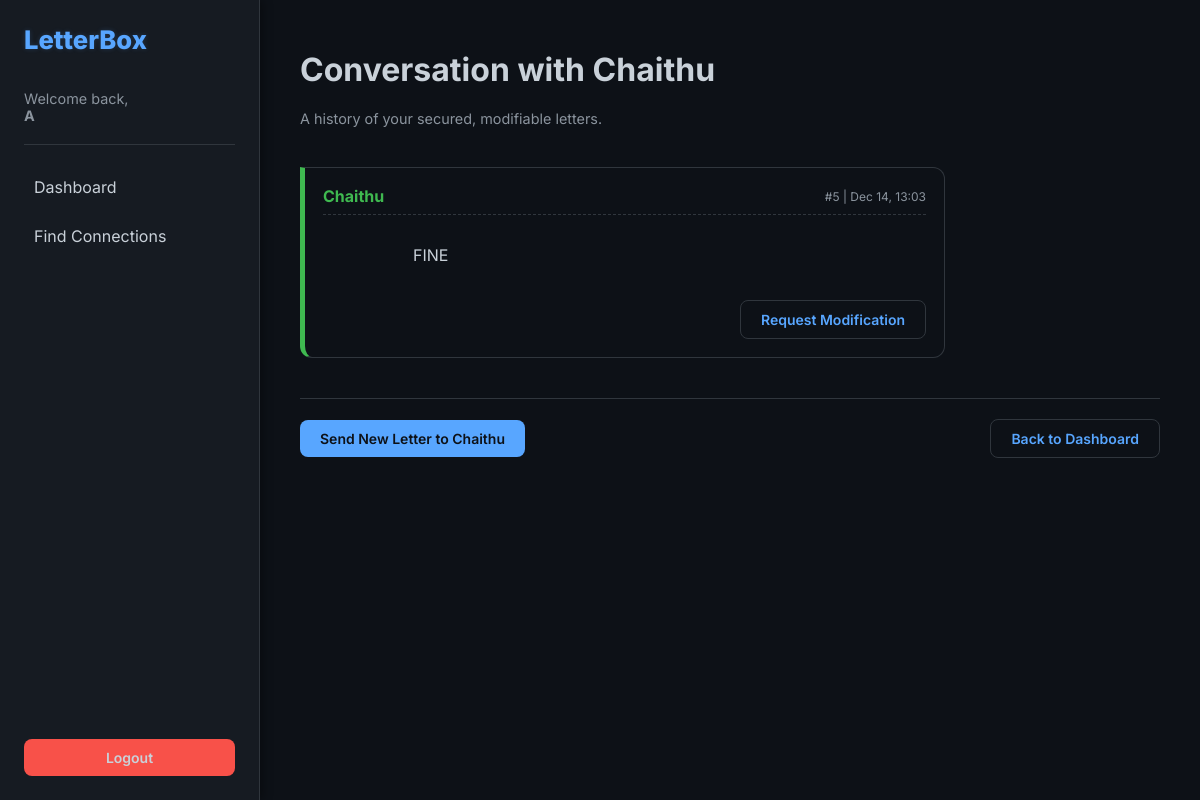
Screenshot of /conversation/1/ (signed in) with the database file from the repository.
### letters/models.py (models this page shows, shortened)
class Letter(models.Model):
    sender = models.ForeignKey(
        User, related_name="sent_letters", on_delete=models.CASCADE
    )
    receiver = models.ForeignKey(
        User, related_name="received_letters", on_delete=models.CASCADE
    )
    created_at = models.DateTimeField(auto_now_add=True)
    def approved_version(self):
        return (
            self.versions.filter(is_approved=True)
            .order_by("-created_at")
            .first()
        )

class LetterVersion(models.Model):
    letter = models.ForeignKey(
        Letter, related_name="versions", on_delete=models.CASCADE
    )
    content = models.TextField()
    created_by = models.ForeignKey(
        User, on_delete=models.CASCADE
    )
    is_approved = models.BooleanField(default=False)
    created_at = models.DateTimeField(auto_now_add=True)

### letters/views_ui.py (the view)
# urls.py: path("conversation/<int:user_id>/", views_ui.conversation, name="conversation"),
@login_required
def conversation(request, user_id):
    other = get_object_or_404(User, id=user_id)
    letters = Letter.objects.filter(
        sender__in=[request.user, other],
        receiver__in=[request.user, other]
    ).order_by("created_at")
    return render(request, "letters/conversation.html", {
        "letters": letters,
        "other": other
    })

### letters/templates/letters/conversation.html (shortened to what this page needs)
{% extends "letters/base.html" %}
{% block content %}
<div class="content-header">
    <h1>Conversation with {{ other.username }}</h1>
    <p class="text-muted">A history of your secured, modifiable letters.</p>
</div>
<div class="message-container">
    {% for letter in letters %}
        {% if letter.sender == user %}
            <div class="message-card fade-in message-sent">
                <div style="display: flex; justify-content: space-between; align-items: center; margin-bottom: 10px; padding-bottom: 8px; border-bottom: 1px dashed var(--border);">
                    <strong style="font-size: 1em; color: var(--accent);">You</strong>
                    <span class="text-muted" style="font-size: 0.75em;">
                        #{{ letter.id }} | {{ letter.created_at|date:"M d, H:i" }}
                        {% if letter.pending_modifications %}
                            <span class="status pending" style="margin-left: 5px; color: var(--text);">MOD PENDING</span>
                        {% endif %}
                    </span>
                </div>
                <div style="white-space: pre-wrap; margin-bottom: 15px;">
                    {{ letter.approved_version.content }}
                </div>
            </div>
        {% else %}
            <div class="message-card fade-in message-received">
                <div style="display: flex; justify-content: space-between; align-items: center; margin-bottom: 10px; padding-bottom: 8px; border-bottom: 1px dashed var(--border);">
                    <strong style="font-size: 1em; color: var(--success);">{{ letter.sender.username }}</strong>
                    <span class="text-muted" style="font-size: 0.75em;">
                        #{{ letter.id }} | {{ letter.created_at|date:"M d, H:i" }}
                    </span>
                </div>
                <div style="white-space: pre-wrap; margin-bottom: 15px;">
                    {{ letter.approved_version.content }}
                </div>
                <div style="margin-top: 15px; text-align: right;">
                    <a href="{% url 'modify' letter.id %}" class="btn btn-ghost">Request Modification</a>
                </div>
            </div>
        {% endif %}
    {% empty %}
        <p class="text-muted" style="text-align: center; padding: 50px; background: var(--card); border-radius: 12px; border: 1px solid var(--border);">
            No letters yet in this conversation. Start a new one!
        </p>
    {% endfor %}
</div>
<div style="margin-top: 40px; border-top: 1px solid var(--border); padding-top: 20px; display: flex; justify-content: space-between; align-items: center; max-width: 900px; margin: 40px auto 0;">
    <a href="{% url 'send_letter' other.id %}" class="btn btn-primary">Send New Letter to {{ other.username }}</a>
    <a href="{% url 'dashboard' %}" class="btn btn-ghost">Back to Dashboard</a>
</div>
{% endblock %}

### letters/templates/letters/base.html (shortened to what this page needs)
<!DOCTYPE html>
<html lang="en">
<head>
</head>
<body>
{% if user.is_authenticated %}
    <div class="sidebar">
        <div class="logo">LetterBox</div>
        <div class="user-info">
            Welcome back,<br><strong>{{ user.username }}</strong>
        </div>
        <nav style="flex-grow: 1; margin-bottom: 20px;">
            <a href="{% url 'dashboard' %}" class="nav-link">Dashboard</a>
            <a href="{% url 'search_user' %}" class="nav-link">Find Connections</a>
        </nav>
        <a href="{% url 'logout' %}" class="btn btn-danger">Logout</a>
    </div>
{% endif %}
<div class="main-content">
    {% block content %}{% endblock %}
</div>
</body>
</html>

### letters/templates/letters/base.html (style rules this page uses)
:root { --bg: #0d1117; --panel: #161b22; --surface: #21262d; --border: #30363d; --text: #c9d1d9; --muted: #8b949e; --accent: #58a6ff; --success: #3fb950; --warning: #d29922; --danger: #f85149; --shadow-color: rgba(0, 0, 0, 0.4); }
* { box-sizing: border-box; }
body { margin: 0; font-family: 'Inter', -apple-system, BlinkMacSystemFont, "Segoe UI", Roboto, "Helvetica Neue", Arial, sans-serif; background: var(--bg); color: var(--text); min-height: 100vh; display: flex; overflow-x: hidden; }
.sidebar { width: 260px; background: var(--panel); border-right: 1px solid var(--border); padding: 24px; display: flex; flex-direction: column; min-height: 100vh; position: sticky; top: 0; box-shadow: 2px 0 10px var(--shadow-color); }
.logo { font-size: 1.6rem; font-weight: 800; color: var(--accent); margin-bottom: 35px; text-shadow: 0 0 5px rgba(88, 166, 255, 0.2); }
.user-info { color: var(--muted); padding-bottom: 20px; border-bottom: 1px solid var(--border); margin-bottom: 20px; font-size: 0.9em; }
.nav-link { display: block; padding: 12px 10px; color: var(--text); text-decoration: none; transition: background 0.2s, color 0.2s; border-radius: 6px; margin-bottom: 5px; }
.main-content { flex-grow: 1; padding: 50px 40px; }
h1, h2, h3 { color: var(--text); margin-top: 0; font-weight: 700; }
.content-header { margin-bottom: 40px; }
.btn { padding: 10px 20px; border-radius: 8px; border: none; cursor: pointer; font-size: 14px; font-weight: 600; text-decoration: none; display: inline-block; transition: all 0.2s ease; text-align: center; }
.btn-primary { background: var(--accent); color: var(--bg); }
.btn-danger { background: var(--danger); color: var(--text); }
.btn-ghost { background: transparent; color: var(--accent); border: 1px solid var(--border); }
.text-muted { color: var(--muted); font-size: 0.9em; }
.fade-in { animation: fade 0.5s ease-out; }

### letters/templates/letters/conversation.html (style rules this page uses)
.message-container { max-width: 900px; margin: 0 auto; display: flex; flex-direction: column; gap: 15px; }
.message-card { width: 75%; padding: 18px; border: 1px solid var(--border); border-radius: 12px; transition: none; }
.message-received { align-self: flex-start; background: var(--card); border-left: 5px solid var(--success); border-radius: 0 12px 12px 12px; }

### rows the page displays
Letter: sender.username "Chaithu", id "5", created_at "Dec 14, 13:03", approved_version.content "FINE"

### other values shown
{{ user.username }} "A"
{{ other.username }} "Chaithu"
